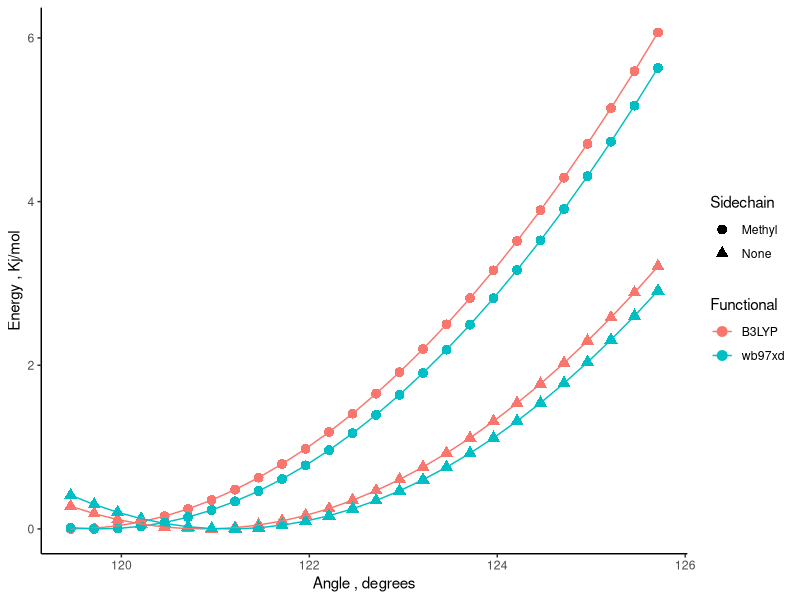

The R script that drew this image:
library("tidyverse")

b3lyp_no_methyl <- read.table("b3lyp_no_methyl.txt") %>%
	rename(Angle=V1, Energy=V2) %>%
	mutate(Functional="B3LYP") %>%
	mutate(Sidechain="None") %>%
	mutate(Energy= Energy*27211.4/10.36) %>%
	mutate(Energy = Energy - min(Energy)) %>%
	arrange(Angle)

xb97xdp_no_methyl <- read.table("wb97xd_no_methyl.txt") %>%
	rename(Angle=V1, Energy=V2) %>%
	mutate(Functional="wb97xd") %>%
	mutate(Sidechain="None") %>%
	mutate(Energy= Energy*27211.4/10.36) %>%
	mutate(Energy = Energy - min(Energy)) %>%
	arrange(Angle)

b3lyp_with_methyl <- read.table("b3lyp_with_methyl.txt") %>%
	rename(Angle=V1, Energy=V2) %>%
	mutate(Functional="B3LYP") %>%
	mutate(Sidechain="Methyl") %>%
	mutate(Energy= Energy*27211.4/10.36) %>%
	mutate(Energy = Energy - min(Energy)) %>%
	arrange(Angle)

wb97xd_with_methyl <- read.table("wb97xd_with_methyl.txt") %>%
	rename(Angle=V1, Energy=V2) %>%
	mutate(Functional="wb97xd") %>%
	mutate(Sidechain="Methyl") %>%
	mutate(Energy= Energy*27211.4/10.36) %>%
	mutate(Energy = Energy - min(Energy)) %>%
	arrange(Angle)

data <- bind_rows(b3lyp_no_methyl, xb97xdp_no_methyl, b3lyp_with_methyl, wb97xd_with_methyl) %>%
	ggplot(aes(x=Angle,y=Energy, color=Functional, shape=Sidechain, group=interaction(Functional,Sidechain))) +
		geom_point(size=3) +
		geom_line() +
		labs(x="Angle , degrees", y="Energy , Kj/mol") + 
		theme_classic() 
	ggsave("CCO_angle_scans.pdf")
